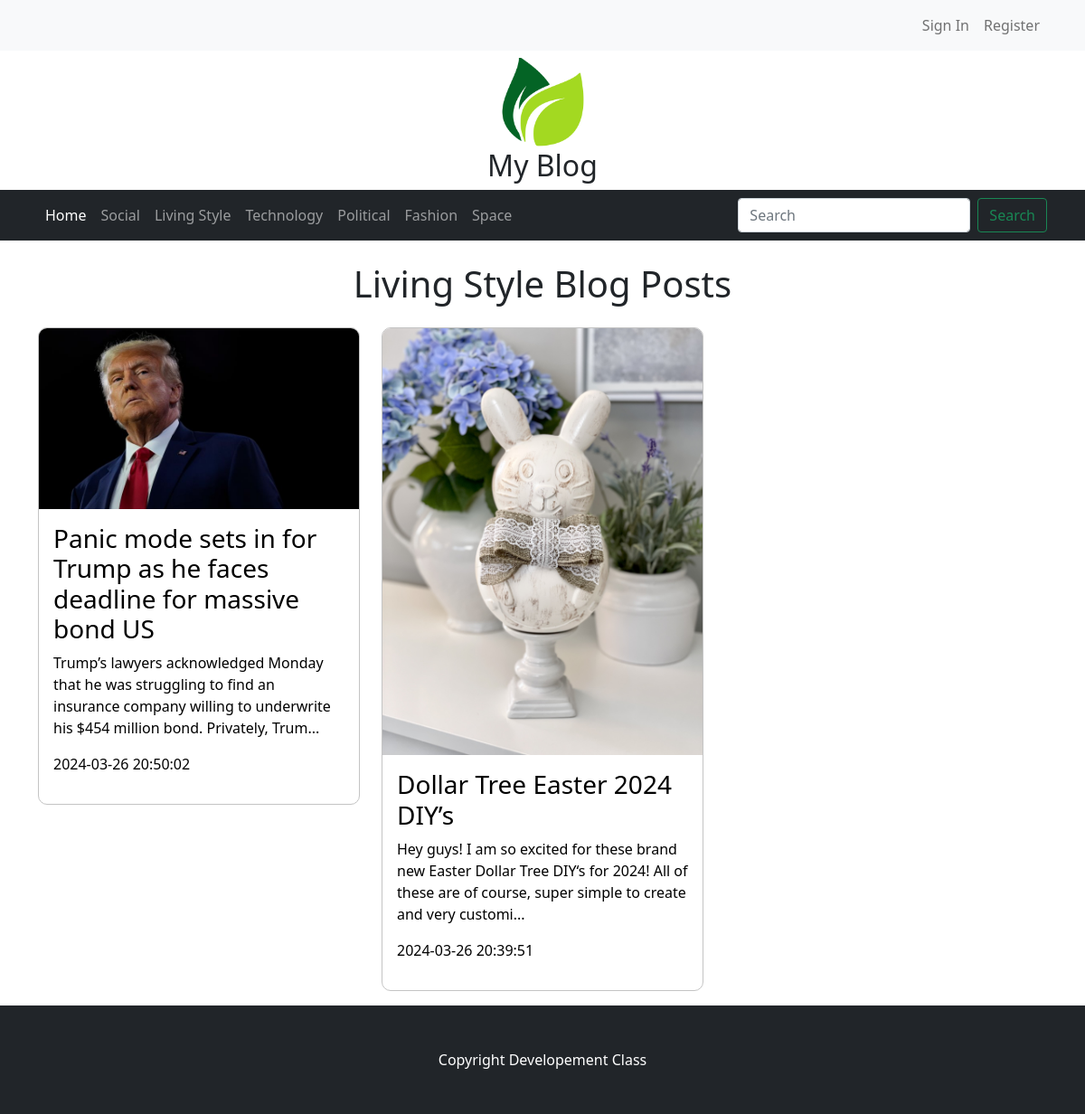
/category.php?id=2, run on the app's committed database.
### tables this page shows
CREATE TABLE `categories` (
  `id` int(11) NOT NULL,
  `name` varchar(50) NOT NULL
);

CREATE TABLE `blog_posts` (
  `id` int(11) NOT NULL,
  `title` varchar(150) NOT NULL,
  `image` varchar(300) NOT NULL,
  `content` text NOT NULL,
  `type` int(50) NOT NULL,
  `created_at` timestamp NOT NULL DEFAULT current_timestamp() ON UPDATE current_timestamp(),
  `updated_at` timestamp NOT NULL DEFAULT current_timestamp()
);

### category.php (the view, shortened to what this page needs)
<?php
include 'database.php' ;
$idd = $_GET['id'];
$sql = "Select * from categories where id = $idd";
$results = $conn->query($sql);
$row1 = $results->fetch_assoc();
?>
<!doctype html>
<html lang="en">
  <head>
    <link href="https://cdn.jsdelivr.net/npm/bootstrap@5.0.2/dist/css/bootstrap.min.css" rel="stylesheet">
    <link rel="stylesheet" href="/assets/css/style.css">
  </head>
  <body>
    <?php include 'includes/header.php' ?>
    <div class="container">
        <h1 class="text-center mt-4"><?php echo $row1['name']; ?> Blog Posts</h1>
        <div class="row mt-4">
        <?php
            $sqlQ = "Select * from blog_posts where type = $idd";
            $results = $conn->query($sqlQ);
            if($results){
                if($results->num_rows > 0){
                    while ($row = $results->fetch_assoc()) {
                        ?>
                            <div class="col-md-4 mb-3">
                                <a href="blog-post.php?blogId=<?php echo $row['id'] ?>" class="blog-post">
                                    <img src="/uploads/<?php echo $row['image'] ?>" width="100%"/>
                                    <div class="p-3">
                                        <h3> <?php echo $row['title'] ?> </h3>
                                        <p> <?php echo substr($row['content'], 0, 150) ?>... </p>
                                        <p> <?php echo $row['created_at'] ?> </p>
                                    </div>
                                </a>
                            </div>
                        <?php
                    }
                }
                else{
                    echo "<p class='text-center p-4'>No Blog Posts in this category.</p>";
                }
            }
        ?>
        </div>
    </div>
    <?php include 'includes/footer.php' ?>
  </body>
</html>

### includes/header.php (shortened to what this page needs)
<?php
$results = $conn->query("Select * from categories");
?>
<nav class="navbar navbar-expand-lg navbar-light bg-light">
  <div class="container">
    <div class="collapse navbar-collapse" id="navbarSupportedContent">
      <?php
          if(isset($_SESSION['userId'])){
            ?>
                <span class="text-success"> Welcome back <?php echo $_SESSION['first_name'] . " " . $_SESSION['last_name'] ?> </span>
                <ul class="navbar-nav ms-auto mb-2 mb-lg-0">
                  <li class="nav-item">
                    <a class="nav-link" aria-current="page" href="">My Account</a>
                  </li>
                  <li class="nav-item">
                    <a class="nav-link" href="logout.php">Logout</a>
                  </li>
                </ul>
            <?php
          }
          else{
            ?>
                <ul class="navbar-nav ms-auto mb-2 mb-lg-0">
                  <li class="nav-item">
                    <a class="nav-link" aria-current="page" href="login.php">Sign In</a>
                  </li>
                  <li class="nav-item">
                    <a class="nav-link" href="register.php">Register</a>
                  </li>
                </ul>
            <?php
          }
      ?>
    </div>
  </div>
</nav>
<div class="text-center m-2">
    <img src="/assets/images/logo.png" width="100px"/>
    <h2> My Blog </h2>
</div>
<nav class="navbar navbar-expand-lg navbar-dark bg-dark">
  <div class="container">
    <div class="collapse navbar-collapse" id="navbarSupportedContent">
      <ul class="navbar-nav me-auto mb-2 mb-lg-0">
        <li class="nav-item">
          <a class="nav-link active" aria-current="page" href="#">Home</a>
        </li>
        <?php
        if($results->num_rows > 0){
            while($row = $results->fetch_assoc()){
                ?>
                    <li class="nav-item">
                        <a class="nav-link" href="category.php?id=<?php echo $row['id'] ?>"><?php echo $row['name'] ?></a>
                    </li>
                <?php
            }
        }
        ?>
      </ul>
      <form class="d-flex" action="search.php" method="GET">
        <input name="query" class="form-control me-2" type="search" placeholder="Search" aria-label="Search">
        <button class="btn btn-outline-success" type="submit">Search</button>
      </form>
    </div>
  </div>
</nav>

### assets/css/style.css (style rules this page uses)
.blog-post { border: 1px solid rgb(196, 196, 196); border-radius: 10px; overflow: hidden; display: block; color: black; text-decoration: none; }
.nav-link { display: block; width: 100%; color: white; cursor: pointer; }

### data on the page
categories: name "Social"
categories: name "Living Style"
categories: name "Technology"
categories: name "Political"
categories: name "Fashion"
categories: name "Space"
blog_posts: image (picture), title "Panic mode sets in for Trump as he faces deadline for massive bond US", content "Trump’s lawyers acknowledged Monday that he was struggling to find an insurance company willing to underwrite his $454 million bond. Privately, Trum", created_at "2024-03-26 20:50:02"
blog_posts: image (picture), title "Dollar Tree Easter 2024 DIY’s", content "Hey guys! I am so excited for these brand new Easter Dollar Tree DIY‘s for 2024! All of these are of course, super simple to create and very customi", created_at "2024-03-26 20:39:51"
